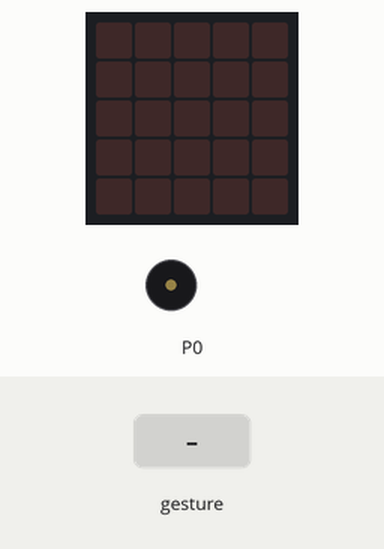
This program was run on a simulated BBC micro:bit (MakeCode). Shown: the board's 5×5 LED display, buzzer (waves = sounding). Inputs (shaded band) come from the test bench. Random numbers come from a fixed seed; a tilt is held for 1.5 s and a shake lasts 1 s, then the board lies face up again.

Above: at 1.2 s.
1.3 s: gesture 'shake'
At 2.15 s:
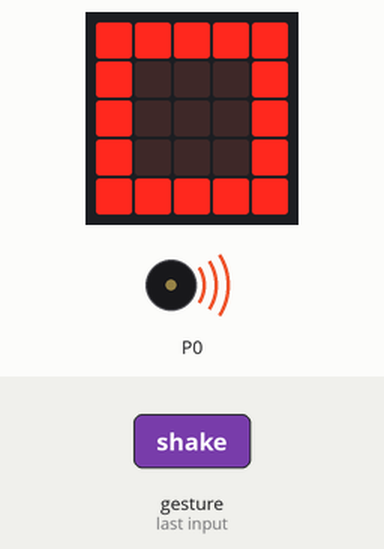
At 3.3 s:
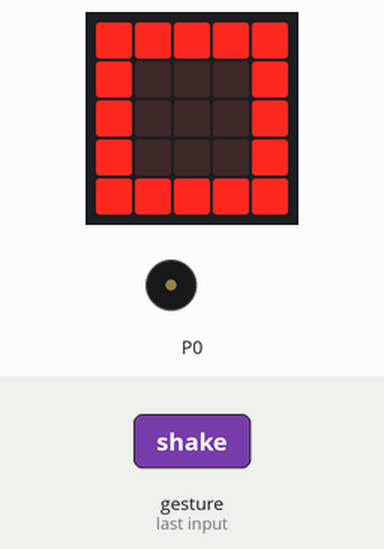
3.9 s: gesture 'shake'
At 6.0 s:
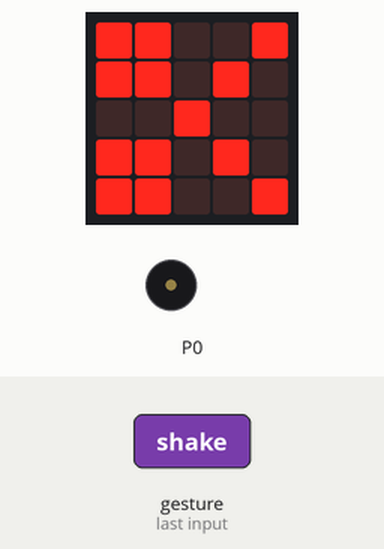
Timing chart, 0 to 7.5 s (numbered marks = the images above; inputs shaded):
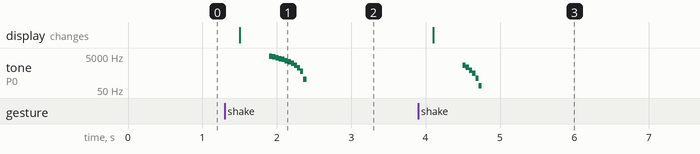

Measured:
- after the input at 1.3 s, tone on P0: plays 4791 Hz for 0.04 s, 4375 Hz for 0.04 s, 3958 Hz for 0.04 s, 3541 Hz for 0.04 s, 3125 Hz for 0.04 s, 2708 Hz for 0.04 s … (12 notes in this stretch), starting after 0.60 s; the display: changes after 0.20 s (image 1)
- after the input at 3.9 s, tone on P0: plays 1420 Hz for 0.04 s, 1071 Hz for 0.04 s, 749 Hz for 0.04 s, 469 Hz for 0.04 s, 246 Hz for 0.04 s, 90 Hz for 0.04 s, starting after 0.60 s; the display: changes after 0.20 s (image 3)

The program:

main.ts
```typescript
let hand = 0
input.onGesture(Gesture.Shake, function () {
    hand = randint(1, 3)
    if (hand == 1) {
        basic.showLeds(`
            # # # # #
            # . . . #
            # . . . #
            # . . . #
            # # # # #
            `)
        music.playSoundEffect(music.createSoundEffect(WaveShape.Sine, 5000, 0, 255, 0, 500, SoundExpressionEffect.None, InterpolationCurve.Linear), SoundExpressionPlayMode.UntilDone)
    } else if (hand == 2) {
        basic.showLeds(`
            . . . . .
            . # # # .
            . # # # .
            . # # # .
            . . . . .
            `)
        music.playSoundEffect(music.createSoundEffect(WaveShape.Noise, 523, 1, 255, 0, 100, SoundExpressionEffect.Warble, InterpolationCurve.Logarithmic), SoundExpressionPlayMode.UntilDone)
    } else {
        basic.showLeds(`
            # # . . #
            # # . # .
            . . # . .
            # # . # .
            # # . . #
            `)
        music.playSoundEffect(music.createSoundEffect(WaveShape.Square, 1600, 1, 255, 0, 300, SoundExpressionEffect.None, InterpolationCurve.Curve), SoundExpressionPlayMode.UntilDone)
    }
})
```

test.ts
```typescript
// 在這裡測試；當此封包作為擴充功能時，將不會編譯此內容。
```
